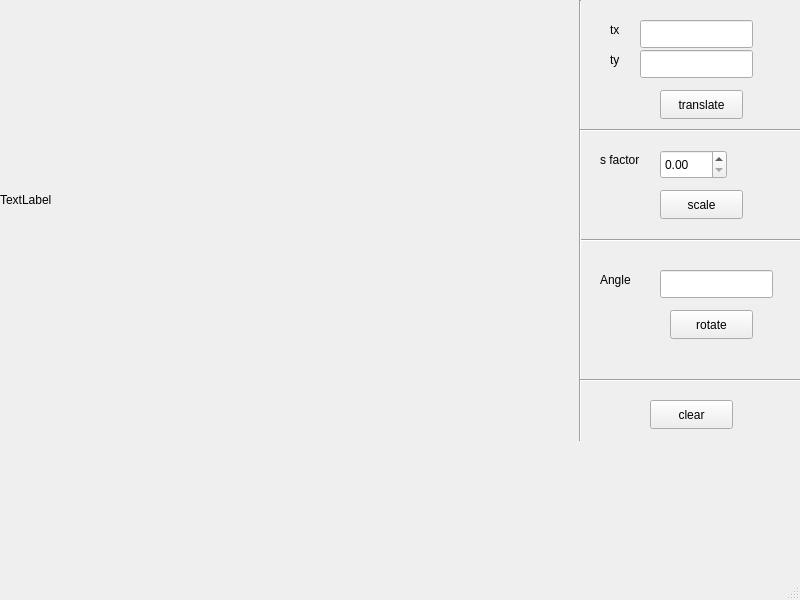
<?xml version="1.0" encoding="UTF-8"?>
<ui version="4.0">
 <class>MainWindow</class>
 <widget class="QMainWindow" name="MainWindow">
  <property name="geometry">
   <rect>
    <x>0</x>
    <y>0</y>
    <width>800</width>
    <height>600</height>
   </rect>
  </property>
  <property name="windowTitle">
   <string>MainWindow</string>
  </property>
  <widget class="QWidget" name="centralwidget">
   <widget class="QLabel" name="label">
    <property name="geometry">
     <rect>
      <x>0</x>
      <y>0</y>
      <width>400</width>
      <height>400</height>
     </rect>
    </property>
    <property name="text">
     <string>TextLabel</string>
    </property>
   </widget>
   <widget class="QPushButton" name="clear">
    <property name="geometry">
     <rect>
      <x>650</x>
      <y>400</y>
      <width>83</width>
      <height>29</height>
     </rect>
    </property>
    <property name="text">
     <string>clear</string>
    </property>
   </widget>
   <widget class="QPushButton" name="scale">
    <property name="geometry">
     <rect>
      <x>660</x>
      <y>190</y>
      <width>83</width>
      <height>29</height>
     </rect>
    </property>
    <property name="text">
     <string>scale</string>
    </property>
   </widget>
   <widget class="QPushButton" name="translate">
    <property name="geometry">
     <rect>
      <x>660</x>
      <y>90</y>
      <width>83</width>
      <height>29</height>
     </rect>
    </property>
    <property name="text">
     <string>translate</string>
    </property>
   </widget>
   <widget class="QPushButton" name="rotate">
    <property name="geometry">
     <rect>
      <x>670</x>
      <y>310</y>
      <width>83</width>
      <height>29</height>
     </rect>
    </property>
    <property name="text">
     <string>rotate</string>
    </property>
   </widget>
   <widget class="QLineEdit" name="lineEdit">
    <property name="geometry">
     <rect>
      <x>640</x>
      <y>20</y>
      <width>113</width>
      <height>28</height>
     </rect>
    </property>
   </widget>
   <widget class="QLineEdit" name="lineEdit_2">
    <property name="geometry">
     <rect>
      <x>640</x>
      <y>50</y>
      <width>113</width>
      <height>28</height>
     </rect>
    </property>
   </widget>
   <widget class="QDoubleSpinBox" name="doubleSpinBox">
    <property name="geometry">
     <rect>
      <x>660</x>
      <y>150</y>
      <width>67</width>
      <height>29</height>
     </rect>
    </property>
   </widget>
   <widget class="QLineEdit" name="lineEdit_3">
    <property name="geometry">
     <rect>
      <x>660</x>
      <y>270</y>
      <width>113</width>
      <height>28</height>
     </rect>
    </property>
   </widget>
   <widget class="Line" name="line">
    <property name="geometry">
     <rect>
      <x>580</x>
      <y>230</y>
      <width>221</width>
      <height>20</height>
     </rect>
    </property>
    <property name="orientation">
     <enum>Qt::Horizontal</enum>
    </property>
   </widget>
   <widget class="Line" name="line_2">
    <property name="geometry">
     <rect>
      <x>570</x>
      <y>0</y>
      <width>20</width>
      <height>441</height>
     </rect>
    </property>
    <property name="orientation">
     <enum>Qt::Vertical</enum>
    </property>
   </widget>
   <widget class="Line" name="line_3">
    <property name="geometry">
     <rect>
      <x>580</x>
      <y>120</y>
      <width>221</width>
      <height>20</height>
     </rect>
    </property>
    <property name="orientation">
     <enum>Qt::Horizontal</enum>
    </property>
   </widget>
   <widget class="Line" name="line_4">
    <property name="geometry">
     <rect>
      <x>580</x>
      <y>370</y>
      <width>221</width>
      <height>20</height>
     </rect>
    </property>
    <property name="orientation">
     <enum>Qt::Horizontal</enum>
    </property>
   </widget>
   <widget class="QLabel" name="label_2">
    <property name="geometry">
     <rect>
      <x>610</x>
      <y>20</y>
      <width>21</width>
      <height>20</height>
     </rect>
    </property>
    <property name="text">
     <string>tx</string>
    </property>
   </widget>
   <widget class="QLabel" name="label_3">
    <property name="geometry">
     <rect>
      <x>610</x>
      <y>50</y>
      <width>21</width>
      <height>20</height>
     </rect>
    </property>
    <property name="text">
     <string>ty</string>
    </property>
   </widget>
   <widget class="QLabel" name="label_4">
    <property name="geometry">
     <rect>
      <x>600</x>
      <y>150</y>
      <width>51</width>
      <height>20</height>
     </rect>
    </property>
    <property name="text">
     <string>s factor</string>
    </property>
   </widget>
   <widget class="QLabel" name="label_5">
    <property name="geometry">
     <rect>
      <x>600</x>
      <y>270</y>
      <width>63</width>
      <height>20</height>
     </rect>
    </property>
    <property name="text">
     <string>Angle</string>
    </property>
   </widget>
  </widget>
  <widget class="QMenuBar" name="menubar">
   <property name="geometry">
    <rect>
     <x>0</x>
     <y>0</y>
     <width>800</width>
     <height>25</height>
    </rect>
   </property>
  </widget>
  <widget class="QStatusBar" name="statusbar"/>
 </widget>
 <resources/>
 <connections/>
</ui>
